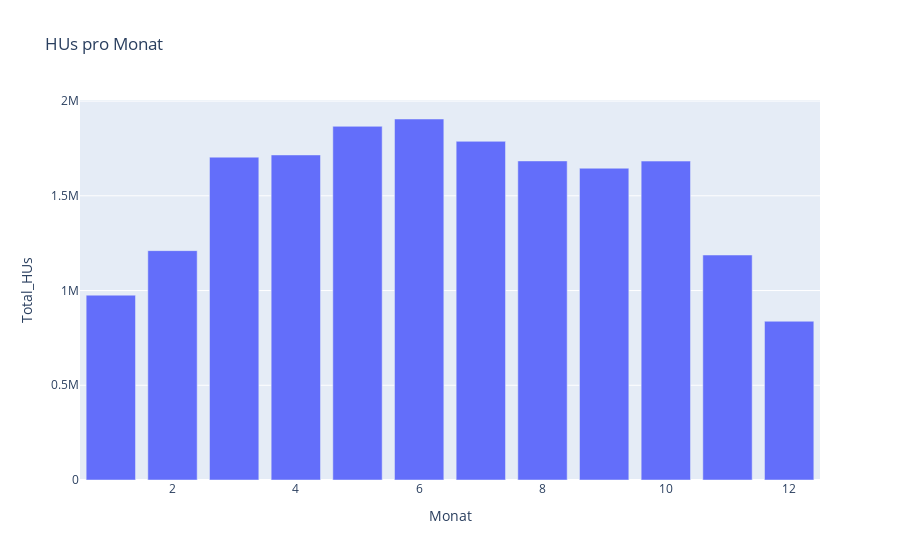

The cell this chart's notebook holds for it:
### Markdown cell above
Unter der Wochen werden die meisten HUs durchgeführt. Sonntags kaum welche.

### Code cell
# Monat aus Datum extrahieren
df = df_all_days.with_columns(pl.col("DATUM").dt.month().alias("Monat"))

# HUs pro Monat aggregieren
df_monthly = df.group_by("Monat").agg(pl.col("HU").sum().alias("Total_HUs"))

# Umwandlung in pandas DataFrame
#df_monthly_pd = df_monthly.to_pandas()

# Visualisierung
import plotly.express as px
fig = px.bar(df_monthly, x="Monat", y="Total_HUs", title="HUs pro Monat")
fig.show()

### Figure 1 — Plotly figure (JSON) as saved in the notebook; plotly's stock layout.template omitted (floating-point values rounded to 4 significant figures)
{"data": [{"alignmentgroup": "True", "hovertemplate": "Monat=%{x}<br>Total_HUs=%{y}<extra></extra>", "legendgroup": "", "marker": {"color": "#636efa", "pattern": {"shape": ""}}, "name": "", "offsetgroup": "", "orientation": "v", "showlegend": false, "textposition": "auto", "type": "bar", "x": [12, 5, 10, 3, 7, 1, 4, 6, 9, 8, 11, 2], "xaxis": "x", "y": [837891, 1866773, 1683303, 1703927, 1787508, 975607, 1715713, 1905406, 1645604, 1684069, 1187505, 1210589], "yaxis": "y"}], "layout": {"barmode": "relative", "legend": {"tracegroupgap": 0}, "title": {"text": "HUs pro Monat"}, "xaxis": {"anchor": "y", "domain": [0, 1], "title": {"text": "Monat"}}, "yaxis": {"anchor": "x", "domain": [0, 1], "title": {"text": "Total_HUs"}}}}
